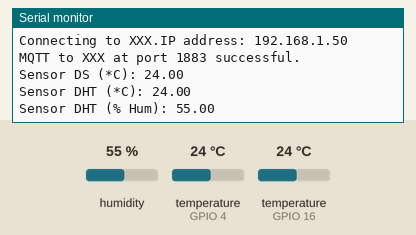
A sketch run on a simulated ESP32. On the bench: the last lines printed to the serial monitor. The inputs (shaded band) are chosen by the test bench; at power-on: humidity 55 %, temperature (sensors on GPIO 16, GPIO 4) 24 °C. WiFi joins after 1.5 s; servers stay silent unless stated; the local clock reads 2024-03-15 10:24:30 at power-on unless the sketch sets it; no MQTT or app messages arrive unless stated.

Above: at 6.2 s.
6.3 s: humidity set to 22 %
At 11.0 s:
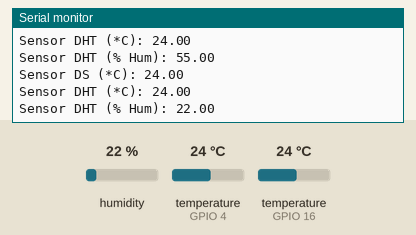
11.9 s: temperature (sensor on GPIO 16) set to 12 °C
At 16.6 s:
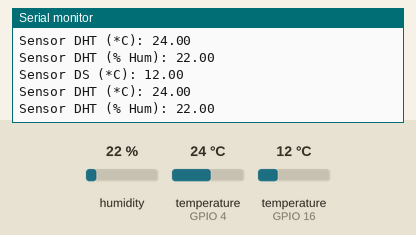
17.5 s: temperature (sensor on GPIO 4) set to 12 °C
At 21.1 s:
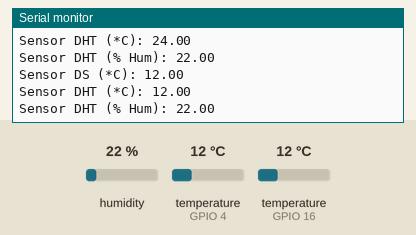
23.1 s: temperature (sensor on GPIO 16) set to 19 °C
At 25.5 s:
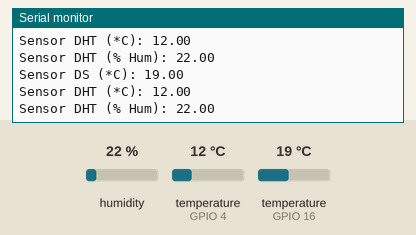
28.7 s: humidity set to 40 %
At 31.1 s:
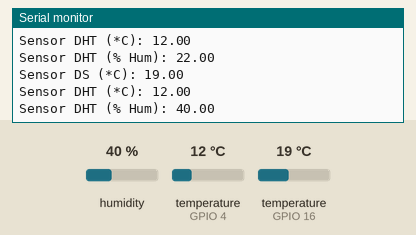
Timing chart, 0 to 32.6 s (numbered marks = the images above; inputs shaded):
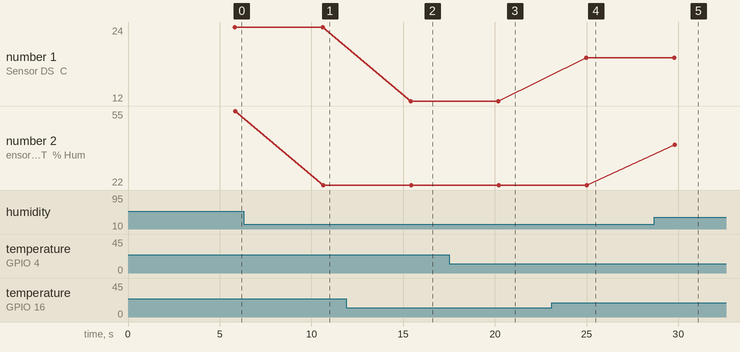

Measured:
- after the input at 6.3 s, the serial monitor: prints a new line after 4.3 s (image 1)
- after the input at 11.9 s, the serial monitor: prints a new line after 3.5 s (image 2)
- after the input at 17.5 s, the serial monitor: prints a new line after 2.7 s (image 3)
- after the input at 23.1 s, the serial monitor: prints a new line after 1.9 s (image 4)
- after the input at 28.7 s, the serial monitor: prints a new line after 1.1 s (image 5)
- plotted number 1: 24 → 12 after the input at 11.9 s, 12 → 19 after the input at 23.1 s
- plotted number 2: 55 → 22 after the input at 6.3 s, 22 → 40 after the input at 28.7 s

The sketch:

py-local-mqtt-mysql.ino
```cpp
#include <DHT.h>
#include <OneWire.h>
#include <DallasTemperature.h>
#include <WiFi.h>
#include <PubSubClient.h>
#include <ArduinoJson.h>
#include <time.h>

#define DHT_PIN 4
#define ONE_WIRE_BUS 16
#define DHTTYPE DHT11


DHT dht(DHT_PIN, DHTTYPE);
OneWire oneWire(ONE_WIRE_BUS);
DallasTemperature sensors(&oneWire);

const char* ssid = "XXX";
const char* password = "XXX";

WiFiClient wifiClient;
PubSubClient mqttClient(wifiClient);

const char* MQTT_SERVER = "XXX";
const long MQTT_PORT = 1883;

const char MQTT_USERNAME[] = "student";
const char MQTT_PASSWORD[] = "geheim";
const char MQTT_CLIENTID[] = "esp32-var1-pub";
const char MQTT_TOPIC[] = "esp32/sensors";

const char* ntpServer = "pool.ntp.org";
const long  gmtOffset_sec = 3600;
const int   daylightOffset_sec = 3600;

void setup(void){

  Serial.begin(115200);

  dht.begin();
  sensors.begin();

  connectWiFi();

  mqttClient.setServer(MQTT_SERVER, MQTT_PORT);
  mqttClient.setBufferSize(2048);
  configTime(gmtOffset_sec, daylightOffset_sec, ntpServer);

}

void connectWiFi(){

  WiFi.mode(WIFI_STA);
  Serial.print("Connecting to " + String(ssid));

  while(WiFi.status() != WL_CONNECTED){
    Serial.print(".");
    WiFi.begin(ssid, password);
    delay(5000);
  }

  Serial.print("IP address: ");
  Serial.println(WiFi.localIP());

}

void mqttConnect(){

  while ( !mqttClient.connected() ){
    if ( mqttClient.connect( MQTT_CLIENTID, MQTT_USERNAME, MQTT_PASSWORD ) ) {
      Serial.print( "MQTT to " );
      Serial.print( MQTT_SERVER );
      Serial.print (" at port ");
      Serial.print( MQTT_PORT );
      Serial.println( " successful." );
    } else {
      Serial.print( "MQTT connection failed, rc = " );
      Serial.print( mqttClient.state() );
      Serial.println( " Will try again in a few seconds" );
      delay(1000);
    }
  }
}


void loop(void){

  if (WiFi.status() != WL_CONNECTED) {
      connectWiFi();
  }
  if (!mqttClient.connected()) {
     mqttConnect();
  }
  mqttClient.loop();


  /* process ds18b20 temperature => variable tmpDS contains ds temperature
   */
  sensors.requestTemperatures();
  float tmpD = sensors.getTempCByIndex(0);
  String tmpDS = String(tmpD);
  Serial.print("Sensor DS (*C): ");
  Serial.println(tmpDS);


  /* process dht11 temperature => variable tmpDHT contains dht temperature
   */
  float tmp = dht.readTemperature();
  String tmpDHT = "-127.00";
  if (!isnan(tmp)) {
    tmpDHT = tmp;
  }
  Serial.print("Sensor DHT (*C): ");
  Serial.println(tmpDHT);


  /* process dht11 humidity => variable tmpHum contains dht humidity
   */
  float hum = dht.readHumidity();
  String tmpHum = "-127.00";
  if (!isnan(hum)) {
    tmpHum = hum;
  }
  Serial.print("Sensor DHT (% Hum): ");
  Serial.println(tmpHum);


  /* create timestamp => variable timebuf contains current timestamp
   */
  struct tm timeinfo;
  if(!getLocalTime(&timeinfo)){
    Serial.println("Failed to obtain time");
  }
  char timebuf[25];
  memset(timebuf, 0, sizeof(timebuf));
  strftime(timebuf,sizeof(timebuf), "%F %T", &timeinfo); // convert time structure to char and format

  /*
   *  insert creation of JSONdoc and publishing here
   */


  delay(4000);

}
```
